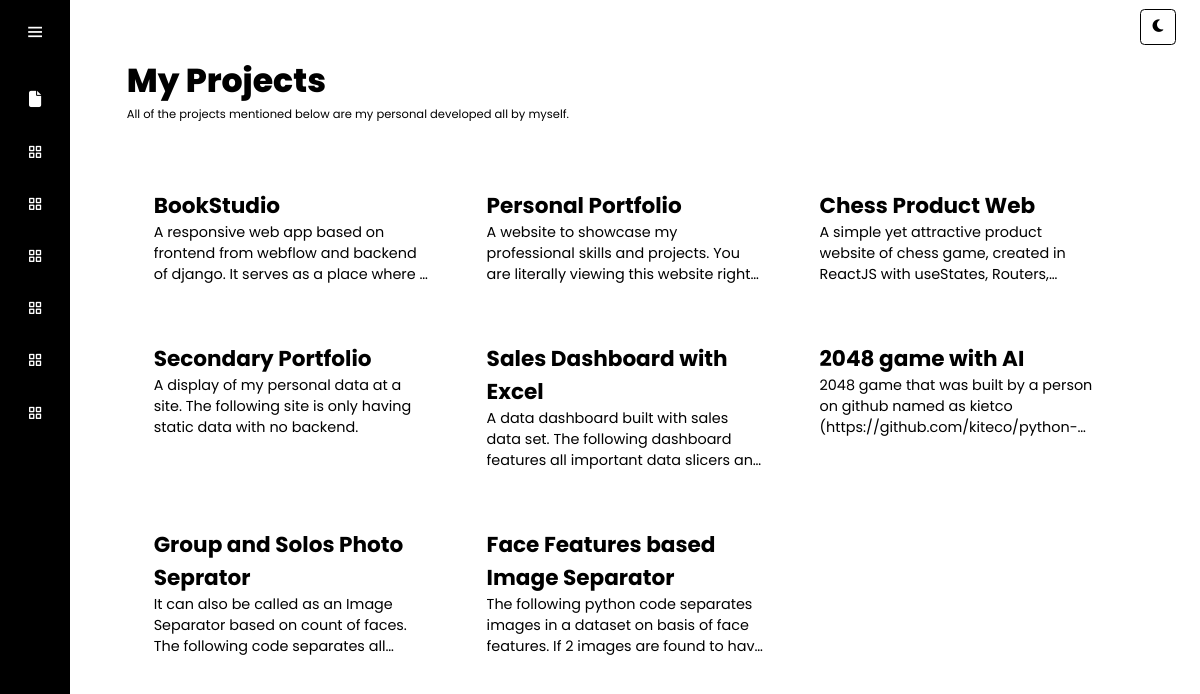
/projects/, run on the app's committed database.
### main/models.py (models this page shows, shortened)
class Tags(models.Model):
    id = models.AutoField(primary_key=True)
    name = models.CharField(max_length=200)
    img = models.CharField(max_length=200)

class Projects(models.Model):
    id = models.AutoField(primary_key=True)
    name = models.CharField(max_length=200)
    description = models.TextField()
    tools = models.TextField()
    tags = models.ManyToManyField(Tags,null=True,related_name='tags')
    image_path = models.ImageField(upload_to='files/images')
    report_path = models.FileField(upload_to='files/report',blank=True)
    priority = models.IntegerField(default=0)
    live_link = models.URLField(null=True,blank=True)
    git_link = models.URLField(null=True,blank=True)
    target = models.TextField(null=True,blank=True,default='web')

### main/views.py (the view)
# urls.py: path('projects/',views.Portfolio,name='projects'),
def Portfolio(request):
    tags = Tags.objects.all()
    if request.GET.get('q')==None:
        projects = Projects.objects.order_by('-priority')
    else:
        q=request.GET.get('q')
        projects = Projects.objects.filter(
            tags=q
        )
    context = {'projects':projects,'tags':tags}
    return render(request,'portfolio.html',context)

### main/templates/portfolio.html (shortened to what this page needs)
<!DOCTYPE html>
{% load static %}
<html lang="en" dir="ltr">
  <head>
    <link rel="stylesheet" href="{% static 'styles/second.css' %}">
    <link rel="stylesheet" href="https://cdnjs.cloudflare.com/ajax/libs/font-awesome/6.3.0/css/all.min.css">
    <link href='https://unpkg.com/boxicons@2.0.7/css/boxicons.min.css' rel='stylesheet'>
   </head>
<body onload=zoom()>
  <div class="sidebar">
    <div class="logo-details">
        <i class='bx bx-menu' id="btn" ></i>
    </div>
    <ul class="nav-list">
        <li>
            <a href="{% url 'projects' %}">
                <i class="fa-solid fa-file"></i>
            </a>
        </li>
        {% for i in tags %}
      <li>
        <a href="{% url 'projects' %}?q={{i.id}}">
          <i class='{{i.img}}'></i>
        </a>
      </li>
      {% endfor %}
    </ul>
  </div>
  <section class="home-section">
    <div class="box1">
      <div class="text">My Projects</div>
      <p class="ssp">All of the projects mentioned below are my personal developed all by myself.</p>
      <div class="container">
          {% for i in projects %}
        <a href="{% url 'final' i.id %}" style="text-decoration: none;">
        <div class="box">
          <h2>{{i.name}}</h2>
          <div class="pop">{{i.description}}</div>
        </div>
        </a>
        {% endfor %}
      </div>
    </div>
  </section>
  <div id="switch" class="switch" onclick="switchtheme()">
    <i class="fa-solid fa-moon"></i>
  </div>
</body>
</html>

### main/static/styles/second.css (style rules this page uses)
* { margin: 0; padding: 0; box-sizing: border-box; font-family: "Poppins" , sans-serif; }
html { scroll-behavior: smooth; }
:root { --fonta: 3.5rem; --fontb: 2.3rem; --fontc:1.2rem; --fontd:0.8rem; --black:#000000; --white:#FFFFFF; --sub: rgb(6, 201, 240); --fonta: 3.5rem; --fontb: 2.3rem; --fontc:1.2rem; --fontd:0.8rem; --suba:var(--black); --subb:var(--black); }
.sidebar { position: fixed; left: 0; top: 0; height: 100%; width: 78px; background: var(--black); padding: 6px 14px; z-index: 99; transition: all 0.5s ease; }
.sidebar .logo-details { height: 60px; display: flex; align-items: center; position: relative; }
.sidebar .logo-details #btn { position: absolute; top: 50%; right: 0; transform: translateY(-50%); font-size: 22px; transition: all 0.4s ease; font-size: 23px; text-align: center; cursor: pointer; transition: all 0.5s ease; }
.sidebar i { color: var(--white); height: 60px; min-width: 50px; font-size: 28px; text-align: center; line-height: 60px; }
.sidebar .nav-list { margin-top: 20px; height: 100%; }
.sidebar li { position: relative; margin: 8px 0; list-style: none; }
.sidebar li a { display: flex; height: 100%; width: 100%; border-radius: 12px; align-items: center; text-decoration: none; transition: all 0.4s ease; background: var(--black); }
.sidebar li i { height: 50px; line-height: 50px; font-size: 18px; border-radius: 12px; }
.home-section { position: relative; background: var(--white); min-height: 100vh; top: 0; left: 78px; width: calc(100% - 78px); transition: all 0.5s ease; z-index: 2; }
.home-section .text { display: inline-block; color: var(--black); font-size: var(--fontb); font-weight: 800; }
.ssp { font-size: var(--fontd); color: var(--black); }
.box1 { padding: 5%; }
.switch { position: fixed; top: 1%; right: 2%; display: flex; justify-content: center; align-items: center; color: var(--black); border-radius: 5px; border-style: solid; border-width: 2px; border-color: var(--black); cursor: pointer; width: 2.5rem; height: 2.5rem; z-index: 1000; }
.container { margin: 20px auto; display:grid; grid-template-columns: repeat(4, minmax(0, 1fr)); grid-column-gap: 40px; }
.container .box { width: 100%; margin: 0 0 20px; padding: 10px; overflow: hidden; background: var(--white); break-inside: avoid; color: var(--black); }
.pop { overflow: hidden; text-overflow: ellipsis; display: -webkit-box; -webkit-line-clamp: 3; -webkit-box-orient: vertical; margin: 0; padding: 0 0 ; font-size: 16px; }
@media (max-width:1200px) { .container { grid-template-columns: repeat(3, minmax(0, 1fr)); width: calc(100% - 40px); box-sizing: border-box; padding: 20px 20px 20px 0; } }

### data on the page
Projects: name "BookStudio", description "A responsive web app based on frontend from webflow and backend of django. It serves as a place where…"
Projects: name "Personal Portfolio", description "A website to showcase my professional skills and projects. You are literally viewing this website…"
Projects: name "Chess Product Web", description "A simple yet attractive product website of chess game, created in ReactJS with useStates,…"
Projects: name "Secondary Portfolio", description "A display of my personal data at a site. The following site is only having static data with no backend."
Projects: name "Sales Dashboard with Excel", description "A data dashboard built with sales data set. The following dashboard features all important data slicers…"
Projects: name "2048 game with AI", description "2048 game that was built by a person on github named as…"
Projects: name "Group and Solos Photo Seprator", description "It can also be called as an Image Separator based on count of faces. The following code separates…"
Projects: name "Face Features based Image Separator", description "The following python code separates images in a dataset on basis of face features. If 2 images are found to…"
